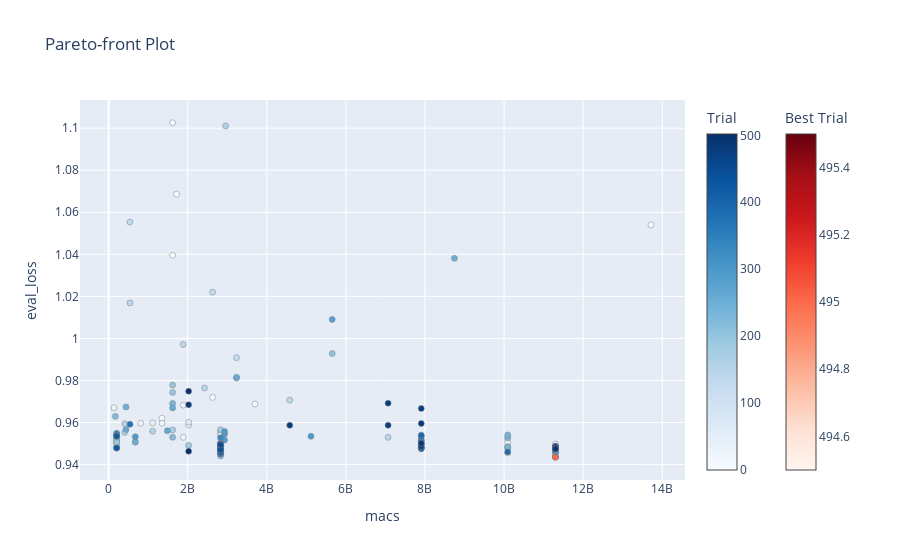

The code cell stored with this chart in its notebook:
### Code cell
optuna.visualization.plot_pareto_front(bilstm_study, targets=lambda x: (x.user_attrs["macs"], x.value), target_names=["macs", "eval_loss"])

### Figure 1 — Plotly figure (JSON) as saved in the notebook; plotly's stock layout.template omitted (floating-point values rounded to 4 significant figures; data arrays with more than 128 entries replaced by an {"elided": "..."} marker saying what was removed)
{"data": [{"hovertemplate": "%{text}<extra>Trial</extra>", "marker": {"color": {"elided": "163 int values"}, "colorbar": {"title": {"text": "Trial"}}, "colorscale": [[0, "rgb(247,251,255)"], [0.125, "rgb(222,235,247)"], [0.25, "rgb(198,219,239)"], [0.375, "rgb(158,202,225)"], [0.5, "rgb(107,174,214)"], [0.625, "rgb(66,146,198)"], [0.75, "rgb(33,113,181)"], [0.875, "rgb(8,81,156)"], [1, "rgb(8,48,107)"]], "line": {"color": "Grey", "width": 0.5}}, "mode": "markers", "showlegend": false, "text": {"elided": "163 str values"}, "type": "scatter", "x": {"elided": "163 int values"}, "y": {"elided": "163 float values"}}, {"hovertemplate": "%{text}<extra>Best Trial</extra>", "marker": {"color": [495], "colorbar": {"title": {"text": "Best Trial"}, "x": 1.1, "xpad": 40}, "colorscale": [[0, "rgb(255,245,240)"], [0.125, "rgb(254,224,210)"], [0.25, "rgb(252,187,161)"], [0.375, "rgb(252,146,114)"], [0.5, "rgb(251,106,74)"], [0.625, "rgb(239,59,44)"], [0.75, "rgb(203,24,29)"], [0.875, "rgb(165,15,21)"], [1, "rgb(103,0,13)"]], "line": {"color": "Grey", "width": 0.5}}, "mode": "markers", "showlegend": false, "text": ["{<br>  \"number\": 495,<br>  \"values\": [<br>    0.9435003185883547<br>  ],<br>  \"params\": {<br>    \"epochs\": 24,<br>    \"freeze_pretrained_embeddings\": false,<br>    \"hidden_dim\": 768,<br>    \"learning_rate\": 0.00022163995953735505,<br>    \"num_ffnn_layers\": 1,<br>    \"num_layers\": 2,<br>    \"use_pretrained_embeddings\": true<br>  },<br>  \"user_attrs\": {<br>    \"accuracy\": 0.5791164658634538,<br>    \"macs\": 11299721728.0,<br>    \"model_parameters\": 26084867,<br>    \"model_size_mb\": 99.51471328735352,<br>    \"time_avg_ms\": 0.3840332024134277,<br>    \"time_std_ms\": 0.003149893674409026<br>  }<br>}"], "type": "scatter", "x": [11299721728], "y": [0.9435]}], "layout": {"title": {"text": "Pareto-front Plot"}, "xaxis": {"title": {"text": "macs"}}, "yaxis": {"title": {"text": "eval_loss"}}}}
